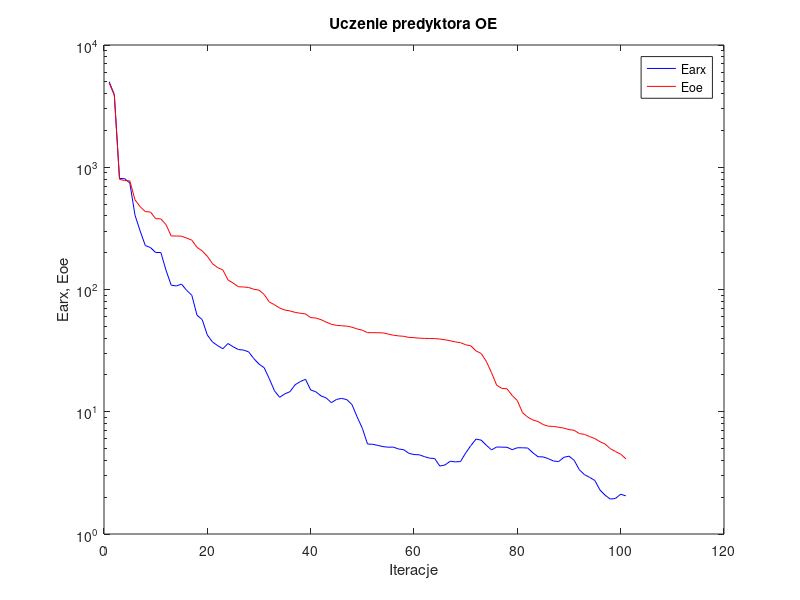
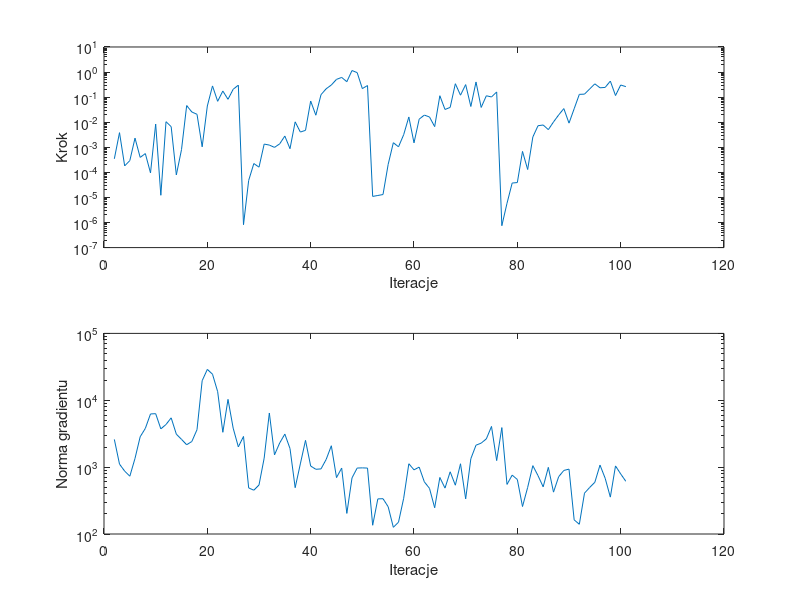

Reproduce these figures in MATLAB, in order.
%uczenie predyktora oe
clear all;
n=0; farx(n+1)=5.006360e+003; foe(n+1)=4.886956e+003; wspucz(n+1)=0.000000e+000; ng(n+1)=0.000000e+000;
%odnowa zmiennej metryki
n=1; farx(n+1)=3.922632e+003; foe(n+1)=3.876772e+003; krok(n+1)=3.473499e-004; ng(n+1)=2.597530e+003;
n=2; farx(n+1)=8.103088e+002; foe(n+1)=7.963431e+002; krok(n+1)=3.831275e-003; ng(n+1)=1.109854e+003;
n=3; farx(n+1)=8.060322e+002; foe(n+1)=7.783936e+002; krok(n+1)=1.813010e-004; ng(n+1)=8.720779e+002;
n=4; farx(n+1)=7.428056e+002; foe(n+1)=7.738482e+002; krok(n+1)=2.954608e-004; ng(n+1)=7.321185e+002;
n=5; farx(n+1)=4.054082e+002; foe(n+1)=5.410540e+002; krok(n+1)=2.320282e-003; ng(n+1)=1.349843e+003;
n=6; farx(n+1)=3.006169e+002; foe(n+1)=4.759773e+002; krok(n+1)=3.952630e-004; ng(n+1)=2.843720e+003;
n=7; farx(n+1)=2.286766e+002; foe(n+1)=4.339089e+002; krok(n+1)=5.604282e-004; ng(n+1)=3.796636e+003;
n=8; farx(n+1)=2.203325e+002; foe(n+1)=4.299944e+002; krok(n+1)=9.532169e-005; ng(n+1)=6.241471e+003;
n=9; farx(n+1)=2.006890e+002; foe(n+1)=3.794515e+002; krok(n+1)=8.442897e-003; ng(n+1)=6.301503e+003;
n=10; farx(n+1)=2.008507e+002; foe(n+1)=3.782934e+002; krok(n+1)=1.221743e-005; ng(n+1)=3.734412e+003;
n=11; farx(n+1)=1.438642e+002; foe(n+1)=3.396437e+002; krok(n+1)=1.048565e-002; ng(n+1)=4.340166e+003;
n=12; farx(n+1)=1.085478e+002; foe(n+1)=2.743056e+002; krok(n+1)=6.643424e-003; ng(n+1)=5.459452e+003;
n=13; farx(n+1)=1.068127e+002; foe(n+1)=2.737372e+002; krok(n+1)=7.910691e-005; ng(n+1)=3.111397e+003;
n=14; farx(n+1)=1.107097e+002; foe(n+1)=2.729564e+002; krok(n+1)=8.058731e-004; ng(n+1)=2.604118e+003;
n=15; farx(n+1)=9.842372e+001; foe(n+1)=2.632571e+002; krok(n+1)=4.614317e-002; ng(n+1)=2.161191e+003;
n=16; farx(n+1)=8.966268e+001; foe(n+1)=2.532150e+002; krok(n+1)=2.556212e-002; ng(n+1)=2.417076e+003;
n=17; farx(n+1)=6.163754e+001; foe(n+1)=2.212241e+002; krok(n+1)=2.069473e-002; ng(n+1)=3.632404e+003;
n=18; farx(n+1)=5.678385e+001; foe(n+1)=2.070078e+002; krok(n+1)=1.045039e-003; ng(n+1)=1.961978e+004;
n=19; farx(n+1)=4.243872e+001; foe(n+1)=1.869111e+002; krok(n+1)=4.438543e-002; ng(n+1)=2.894824e+004;
n=20; farx(n+1)=3.721955e+001; foe(n+1)=1.625888e+002; krok(n+1)=2.798246e-001; ng(n+1)=2.453774e+004;
n=21; farx(n+1)=3.473866e+001; foe(n+1)=1.509781e+002; krok(n+1)=6.813219e-002; ng(n+1)=1.343517e+004;
n=22; farx(n+1)=3.276265e+001; foe(n+1)=1.445724e+002; krok(n+1)=1.755320e-001; ng(n+1)=3.320332e+003;
n=23; farx(n+1)=3.615816e+001; foe(n+1)=1.197110e+002; krok(n+1)=8.191626e-002; ng(n+1)=1.031320e+004;
n=24; farx(n+1)=3.398372e+001; foe(n+1)=1.127883e+002; krok(n+1)=2.056099e-001; ng(n+1)=3.827712e+003;
n=25; farx(n+1)=3.229589e+001; foe(n+1)=1.053607e+002; krok(n+1)=3.007188e-001; ng(n+1)=2.009831e+003;
%odnowa zmiennej metryki
n=26; farx(n+1)=3.196088e+001; foe(n+1)=1.048499e+002; krok(n+1)=8.187860e-007; ng(n+1)=2.874014e+003;
n=27; farx(n+1)=3.089973e+001; foe(n+1)=1.038949e+002; krok(n+1)=4.765565e-005; ng(n+1)=4.888840e+002;
n=28; farx(n+1)=2.719876e+001; foe(n+1)=1.004123e+002; krok(n+1)=2.247378e-004; ng(n+1)=4.515591e+002;
n=29; farx(n+1)=2.455371e+001; foe(n+1)=9.886595e+001; krok(n+1)=1.614953e-004; ng(n+1)=5.408880e+002;
n=30; farx(n+1)=2.290488e+001; foe(n+1)=9.109619e+001; krok(n+1)=1.342085e-003; ng(n+1)=1.363924e+003;
n=31; farx(n+1)=1.859979e+001; foe(n+1)=7.894997e+001; krok(n+1)=1.225263e-003; ng(n+1)=6.450937e+003;
n=32; farx(n+1)=1.482099e+001; foe(n+1)=7.507352e+001; krok(n+1)=9.915259e-004; ng(n+1)=1.525378e+003;
n=33; farx(n+1)=1.312078e+001; foe(n+1)=7.052005e+001; krok(n+1)=1.369522e-003; ng(n+1)=2.293177e+003;
n=34; farx(n+1)=1.401529e+001; foe(n+1)=6.793673e+001; krok(n+1)=2.804195e-003; ng(n+1)=3.119278e+003;
n=35; farx(n+1)=1.460236e+001; foe(n+1)=6.680967e+001; krok(n+1)=8.786586e-004; ng(n+1)=1.896883e+003;
n=36; farx(n+1)=1.663510e+001; foe(n+1)=6.496358e+001; krok(n+1)=1.033570e-002; ng(n+1)=4.930320e+002;
n=37; farx(n+1)=1.766489e+001; foe(n+1)=6.396346e+001; krok(n+1)=4.051549e-003; ng(n+1)=1.117527e+003;
n=38; farx(n+1)=1.843459e+001; foe(n+1)=6.312665e+001; krok(n+1)=4.736926e-003; ng(n+1)=2.514249e+003;
n=39; farx(n+1)=1.506521e+001; foe(n+1)=5.886082e+001; krok(n+1)=7.000904e-002; ng(n+1)=1.038431e+003;
n=40; farx(n+1)=1.456421e+001; foe(n+1)=5.844925e+001; krok(n+1)=1.901096e-002; ng(n+1)=9.287245e+002;
n=41; farx(n+1)=1.347948e+001; foe(n+1)=5.665958e+001; krok(n+1)=1.253365e-001; ng(n+1)=9.408954e+002;
n=42; farx(n+1)=1.297448e+001; foe(n+1)=5.413067e+001; krok(n+1)=2.155114e-001; ng(n+1)=1.303851e+003;
n=43; farx(n+1)=1.187093e+001; foe(n+1)=5.196142e+001; krok(n+1)=3.044248e-001; ng(n+1)=2.088134e+003;
n=44; farx(n+1)=1.260965e+001; foe(n+1)=5.088530e+001; krok(n+1)=5.114232e-001; ng(n+1)=6.977424e+002;
n=45; farx(n+1)=1.286386e+001; foe(n+1)=5.053577e+001; krok(n+1)=6.109364e-001; ng(n+1)=9.679835e+002;
n=46; farx(n+1)=1.256236e+001; foe(n+1)=5.013987e+001; krok(n+1)=4.128102e-001; ng(n+1)=2.032774e+002;
n=47; farx(n+1)=1.143320e+001; foe(n+1)=4.916486e+001; krok(n+1)=1.150553e+000; ng(n+1)=6.902770e+002;
n=48; farx(n+1)=9.061998e+000; foe(n+1)=4.757148e+001; krok(n+1)=9.495372e-001; ng(n+1)=9.694060e+002;
n=49; farx(n+1)=7.331076e+000; foe(n+1)=4.648556e+001; krok(n+1)=2.192961e-001; ng(n+1)=9.749053e+002;
n=50; farx(n+1)=5.448301e+000; foe(n+1)=4.439356e+001; krok(n+1)=2.896177e-001; ng(n+1)=9.678033e+002;
%odnowa zmiennej metryki
n=51; farx(n+1)=5.415957e+000; foe(n+1)=4.437524e+001; krok(n+1)=1.099167e-005; ng(n+1)=1.352012e+002;
n=52; farx(n+1)=5.308744e+000; foe(n+1)=4.428093e+001; krok(n+1)=1.197415e-005; ng(n+1)=3.350305e+002;
n=53; farx(n+1)=5.185818e+000; foe(n+1)=4.417997e+001; krok(n+1)=1.304908e-005; ng(n+1)=3.372821e+002;
n=54; farx(n+1)=5.128736e+000; foe(n+1)=4.317695e+001; krok(n+1)=2.084136e-004; ng(n+1)=2.556449e+002;
n=55; farx(n+1)=5.137387e+000; foe(n+1)=4.230112e+001; krok(n+1)=1.524981e-003; ng(n+1)=1.258973e+002;
n=56; farx(n+1)=4.960922e+000; foe(n+1)=4.174262e+001; krok(n+1)=1.043353e-003; ng(n+1)=1.501101e+002;
n=57; farx(n+1)=4.895867e+000; foe(n+1)=4.141765e+001; krok(n+1)=3.174920e-003; ng(n+1)=3.419842e+002;
n=58; farx(n+1)=4.574161e+000; foe(n+1)=4.059219e+001; krok(n+1)=1.617035e-002; ng(n+1)=1.123539e+003;
n=59; farx(n+1)=4.466081e+000; foe(n+1)=4.035289e+001; krok(n+1)=1.504792e-003; ng(n+1)=9.107452e+002;
n=60; farx(n+1)=4.448547e+000; foe(n+1)=4.001457e+001; krok(n+1)=1.321323e-002; ng(n+1)=1.000926e+003;
n=61; farx(n+1)=4.296741e+000; foe(n+1)=3.981271e+001; krok(n+1)=1.923658e-002; ng(n+1)=6.028271e+002;
n=62; farx(n+1)=4.174911e+000; foe(n+1)=3.973619e+001; krok(n+1)=1.617035e-002; ng(n+1)=4.809879e+002;
n=63; farx(n+1)=4.143766e+000; foe(n+1)=3.968000e+001; krok(n+1)=6.669234e-003; ng(n+1)=2.468264e+002;
n=64; farx(n+1)=3.594897e+000; foe(n+1)=3.934368e+001; krok(n+1)=1.138873e-001; ng(n+1)=7.008249e+002;
n=65; farx(n+1)=3.671726e+000; foe(n+1)=3.875546e+001; krok(n+1)=3.222183e-002; ng(n+1)=4.861245e+002;
n=66; farx(n+1)=3.935593e+000; foe(n+1)=3.811281e+001; krok(n+1)=3.897625e-002; ng(n+1)=8.516721e+002;
n=67; farx(n+1)=3.889994e+000; foe(n+1)=3.726201e+001; krok(n+1)=3.427774e-001; ng(n+1)=5.367638e+002;
n=68; farx(n+1)=3.913899e+000; foe(n+1)=3.674129e+001; krok(n+1)=1.196783e-001; ng(n+1)=1.123153e+003;
n=69; farx(n+1)=4.598638e+000; foe(n+1)=3.532437e+001; krok(n+1)=3.161324e-001; ng(n+1)=3.353247e+002;
n=70; farx(n+1)=5.284294e+000; foe(n+1)=3.460215e+001; krok(n+1)=4.236083e-002; ng(n+1)=1.336179e+003;
n=71; farx(n+1)=5.976930e+000; foe(n+1)=3.148941e+001; krok(n+1)=4.027995e-001; ng(n+1)=2.128590e+003;
n=72; farx(n+1)=5.860552e+000; foe(n+1)=2.994345e+001; krok(n+1)=3.879553e-002; ng(n+1)=2.285734e+003;
n=73; farx(n+1)=5.325549e+000; foe(n+1)=2.581615e+001; krok(n+1)=1.134226e-001; ng(n+1)=2.645824e+003;
n=74; farx(n+1)=4.874733e+000; foe(n+1)=2.088467e+001; krok(n+1)=1.016482e-001; ng(n+1)=4.060121e+003;
n=75; farx(n+1)=5.150642e+000; foe(n+1)=1.650003e+001; krok(n+1)=1.607119e-001; ng(n+1)=1.252456e+003;
%odnowa zmiennej metryki
n=76; farx(n+1)=5.133195e+000; foe(n+1)=1.553741e+001; krok(n+1)=7.466456e-007; ng(n+1)=3.902030e+003;
n=77; farx(n+1)=5.121543e+000; foe(n+1)=1.540181e+001; krok(n+1)=5.846756e-006; ng(n+1)=5.514118e+002;
n=78; farx(n+1)=4.897094e+000; foe(n+1)=1.359526e+001; krok(n+1)=3.754715e-005; ng(n+1)=7.593051e+002;
n=79; farx(n+1)=5.076604e+000; foe(n+1)=1.233188e+001; krok(n+1)=3.923630e-005; ng(n+1)=6.537269e+002;
n=80; farx(n+1)=5.072542e+000; foe(n+1)=9.851372e+000; krok(n+1)=6.847610e-004; ng(n+1)=2.575720e+002;
n=81; farx(n+1)=5.052454e+000; foe(n+1)=9.043109e+000; krok(n+1)=1.298034e-004; ng(n+1)=4.979871e+002;
n=82; farx(n+1)=4.617965e+000; foe(n+1)=8.568814e+000; krok(n+1)=2.569527e-003; ng(n+1)=1.052145e+003;
n=83; farx(n+1)=4.284806e+000; foe(n+1)=8.323014e+000; krok(n+1)=7.242402e-003; ng(n+1)=7.464286e+002;
n=84; farx(n+1)=4.272688e+000; foe(n+1)=7.852227e+000; krok(n+1)=7.739087e-003; ng(n+1)=5.070319e+002;
n=85; farx(n+1)=4.132343e+000; foe(n+1)=7.622860e+000; krok(n+1)=5.062842e-003; ng(n+1)=9.925293e+002;
n=86; farx(n+1)=3.953737e+000; foe(n+1)=7.579936e+000; krok(n+1)=1.023953e-002; ng(n+1)=4.228528e+002;
n=87; farx(n+1)=3.912000e+000; foe(n+1)=7.474676e+000; krok(n+1)=1.948770e-002; ng(n+1)=7.192574e+002;
n=88; farx(n+1)=4.237488e+000; foe(n+1)=7.342511e+000; krok(n+1)=3.497807e-002; ng(n+1)=8.923157e+002;
n=89; farx(n+1)=4.333805e+000; foe(n+1)=7.147231e+000; krok(n+1)=9.175071e-003; ng(n+1)=9.339201e+002;
n=90; farx(n+1)=4.007956e+000; foe(n+1)=7.052627e+000; krok(n+1)=3.450322e-002; ng(n+1)=1.626083e+002;
n=91; farx(n+1)=3.354533e+000; foe(n+1)=6.632317e+000; krok(n+1)=1.291716e-001; ng(n+1)=1.398245e+002;
n=92; farx(n+1)=3.055647e+000; foe(n+1)=6.528251e+000; krok(n+1)=1.316760e-001; ng(n+1)=4.083630e+002;
n=93; farx(n+1)=2.907138e+000; foe(n+1)=6.262158e+000; krok(n+1)=2.114442e-001; ng(n+1)=4.964361e+002;
n=94; farx(n+1)=2.739554e+000; foe(n+1)=6.032608e+000; krok(n+1)=3.388866e-001; ng(n+1)=5.933051e+002;
n=95; farx(n+1)=2.288645e+000; foe(n+1)=5.691914e+000; krok(n+1)=2.357265e-001; ng(n+1)=1.072808e+003;
n=96; farx(n+1)=2.074620e+000; foe(n+1)=5.439479e+000; krok(n+1)=2.442288e-001; ng(n+1)=6.814470e+002;
n=97; farx(n+1)=1.930424e+000; foe(n+1)=4.987581e+000; krok(n+1)=4.364225e-001; ng(n+1)=3.561843e+002;
n=98; farx(n+1)=1.954558e+000; foe(n+1)=4.727271e+000; krok(n+1)=1.158784e-001; ng(n+1)=1.042404e+003;
n=99; farx(n+1)=2.114939e+000; foe(n+1)=4.500157e+000; krok(n+1)=3.041754e-001; ng(n+1)=7.920382e+002;
n=100; farx(n+1)=2.050528e+000; foe(n+1)=4.126325e+000; krok(n+1)=2.628275e-001; ng(n+1)=6.139026e+002;

figure; semilogy(farx,'b'); hold on; semilogy(foe,'r'); xlabel('Iteracje'); ylabel('Earx, Eoe'); legend('Earx','Eoe'); title('Uczenie predyktora OE');
figure; subplot(2,1,1); semilogy(krok); xlabel('Iteracje'); ylabel('Krok');
subplot(2,1,2); semilogy(ng); xlabel('Iteracje'); ylabel('Norma gradientu');
Earx=farx(n+1)
Eoe=foe(n+1)
